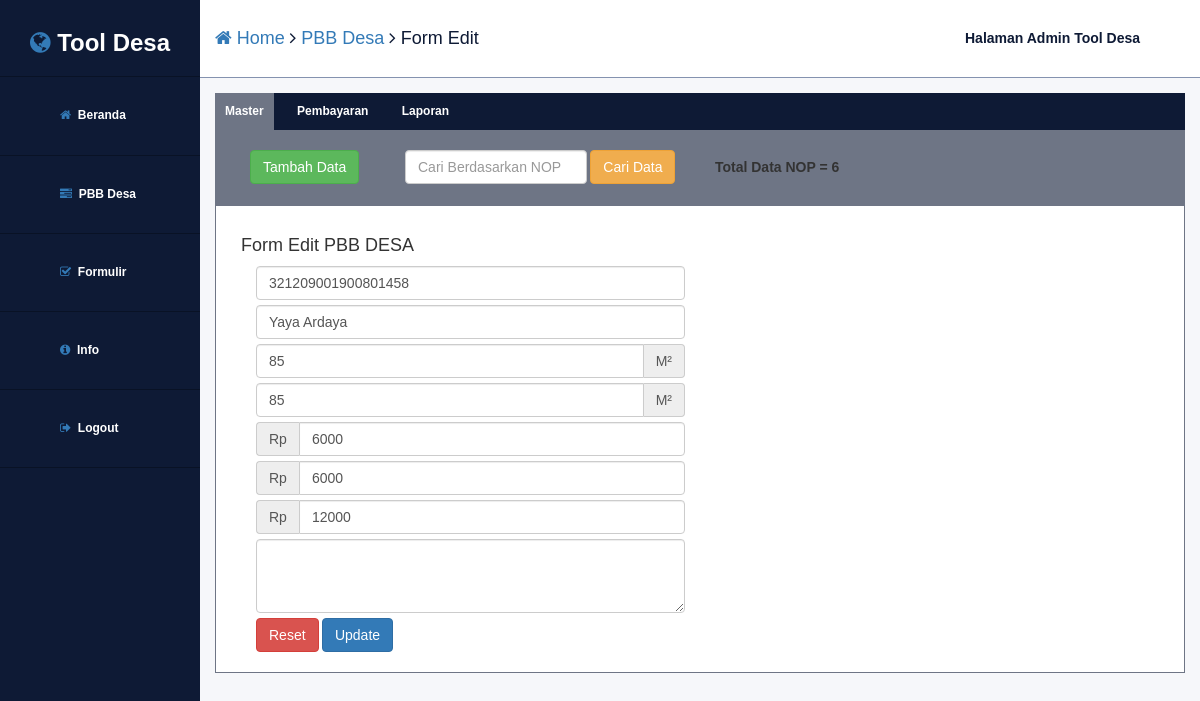
The app's page /?page1=pbbdesa-edit&page2=form&nop=321209001900801458 (signed in) with its own data.
### tables this page shows
CREATE TABLE `pbbdesa` (
  `nop` varchar(18) NOT NULL,
  `nama` varchar(50) NOT NULL,
  `luas_tanah` int(11) NOT NULL,
  `luas_bangunan` int(11) NOT NULL,
  `njop_tanah` int(11) NOT NULL,
  `njop_bangunan` int(11) NOT NULL,
  `tagihan` int(11) NOT NULL,
  `keterangan` text NOT NULL,
  `tanggal_input` timestamp NOT NULL DEFAULT CURRENT_TIMESTAMP ON UPDATE CURRENT_TIMESTAMP
);

### library/pbbdesa/forms.php (the view, shortened to what this page needs)
    <?php
function form_edit_wajib_pajak($nop)
{
    $koneksi = db_connect();
    $sql = "select * from pbbdesa where nop='".$nop."'";
    $result = $koneksi->query($sql);
    $row = $result->fetch_array();
    ?>
    <div id="pbbdesa-content" class="col-md-12">
    	<h4>Form Edit PBB DESA </h4>
       <form method="post" action="index.php?page1=pbbdesa-edit&page2=proses" class="col-md-6">
            <input type="text" name="nop" class="form-control custom-input-form" value="<?php echo $row['nop']; ?>" maxlength=18 required >
			<input type="text" name="nama" class="form-control custom-input-form" value="<?php echo $row['nama']; ?>" required>
			<div class="input-group">
				<input type="text" name="luas_tanah" class="form-control" value="<?php echo $row['luas_tanah']; ?>" aria-describedby="basic-addon2">
				<span class="input-group-addon" id="basic-addon2">M&sup2;</span>
			</div>
			<div class="input-group">
				<input type="text" name="luas_bangunan" class="form-control" value="<?php echo $row['luas_bangunan']; ?>" aria-describedby="basic-addon2">
				<span class="input-group-addon" id="basic-addon2">M&sup2;</span>
			</div>
			<div class="input-group">
				<span class="input-group-addon" id="basic-addon1">Rp</span>
				<input type="text" name="njop_tanah" class="form-control" value="<?php echo $row['njop_tanah']; ?>" aria-describedby="basic-addon1">
			</div>
			<div class="input-group">
				<span class="input-group-addon" id="basic-addon1">Rp</span>
				<input type="text" name="njop_bangunan" class="form-control" value="<?php echo $row['njop_bangunan']; ?>" aria-describedby="basic-addon1">
			</div>
			<div class="input-group">
				  <span class="input-group-addon" id="basic-addon1">Rp</span>
				  <input type="text" name="tagihan" class="form-control" placeholder="Tagihan" value="<?php echo $row['tagihan']; ?>" aria-describedby="basic-addon1">
			  </div>
			<textarea name="keterangan" class="form-control custom-input-form" rows="3"><?php echo $row['keterangan']; ?></textarea>
			<input type="reset" class="btn btn-danger" value="Reset">
			<input type="submit" class="btn btn-primary" value="Update">
        </form>
      </div>
    <?php
}
	?>

### style.css (style rules this page uses)
body { font-family: 'Helvetica' !important; }
.custom-input-form, .input-group { margin-bottom: 5px; }
#pbbdesa-content { padding: 20px 25px 20px 25px; background-color: #fff; border: 1px solid #6e7585 ; }

### records on screen
pbbdesa: nop "321209001900801458", nama "Yaya Ardaya", luas_tanah "85", luas_bangunan "85", njop_tanah "6000", njop_bangunan "6000", tagihan "12000"

### other values on screen
$title "PBB Desa"
$subtitle "Form Edit"
$totaldata "6"
